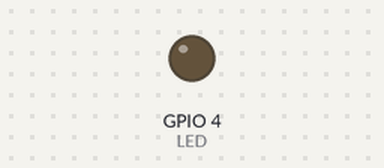
Recording of a program running on a simulated ESP32. On the bench: output pins drawn as LEDs (lit = HIGH). WiFi joins after 1.5 s; servers stay silent unless stated; no MQTT or app messages arrive unless stated; the camera gives no picture; what the program prints to the serial monitor is not drawn.

Above: at 2.0 s.
Timing chart, 0 to 3.5 s (numbered marks = the images above):
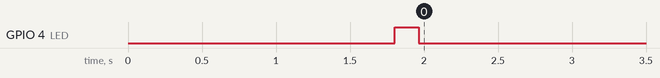

The program:

main.cpp
```cpp
#include <Arduino.h>

// Enable Debug interface and serial prints over UART1
#define DEGUB_ESP

// WiFi libraries
#include <WiFi.h>
#include "esp_wifi.h"

// MQTT
extern "C"
{
#include "freertos/FreeRTOS.h"
#include "freertos/timers.h"
}

#include <AsyncMqttClient.h>

// Camera related
#include "esp_camera.h"
#include "esp_timer.h"
#include "img_converters.h"

#include "fb_gfx.h"
#include "fd_forward.h"
#include "fr_forward.h"
//#include "dl_lib.h"

#include "driver/adc.h"
#include <esp_bt.h>

// Connection timeout;
#define CON_TIMEOUT 10 * 1000 // milliseconds

// Not using Deep Sleep on PCB because TPL5110 timer takes over.
#define TIME_TO_SLEEP (uint64_t)30 * 60 * 1000 * 1000 // 10*60*1000*1000   // microseconds

// WiFi Credentials
#define WIFI_SSID "WIFI"
#define WIFI_PASSWORD "PASS"

// Set your Static IP address
IPAddress local_IP(192, 168, 100, 30);
// Set your Gateway IP address
IPAddress gateway(192, 168, 100, 1);
IPAddress subnet(255, 255, 0, 0);

// MQTT Broker configuration
#define MQTT_HOST "MQTT_HOST"
#define MQTT_PORT 1883
#define USERNAME "MQTT_broaker"
#define PASSWORD "pass"
#define TOPIC_PIC "test"

#define LED 4

#ifdef DEGUB_ESP
#define DBG(x) Serial.println(x)
#else
#define DBG(...)
#endif

// Camera buffer, URL and picture name
camera_fb_t *fb = NULL;

// MQTT callback
AsyncMqttClient mqttClient;
TimerHandle_t mqttReconnectTimer;
TimerHandle_t wifiReconnectTimer;

bool camera_init()
{
  // IF USING A DIFFERENT BOARD, NEED DIFFERENT PINs
  camera_config_t config;
  config.ledc_channel = LEDC_CHANNEL_0;
  config.ledc_timer = LEDC_TIMER_0;
  config.pin_d0 = 5;
  config.pin_d1 = 18;
  config.pin_d2 = 19;
  config.pin_d3 = 21;
  config.pin_d4 = 36;
  config.pin_d5 = 39;
  config.pin_d6 = 34;
  config.pin_d7 = 35;
  config.pin_xclk = 0;
  config.pin_pclk = 22;
  config.pin_vsync = 25;
  config.pin_href = 23;
  config.pin_sscb_sda = 26;
  config.pin_sscb_scl = 27;
  config.pin_pwdn = 32;
  config.pin_reset = -1;
  config.xclk_freq_hz = 20000000;
  config.pixel_format = PIXFORMAT_JPEG;

  // init with high specs to pre-allocate larger buffers
  config.frame_size = FRAMESIZE_UXGA; // set picture size, FRAMESIZE_QQVGA = 1600x1200
  config.jpeg_quality = 30;           // quality of JPEG output. 0-63 lower means higher quality
  config.fb_count = 2;

  // camera init
  esp_err_t err = esp_camera_init(&config);
  if (err != ESP_OK)
  {
    Serial.print("Camera init failed with error 0x%x");
    DBG(err);
    return false;
  }
  else
  {
    return true;
  }
}

void deep_sleep()
{
  DBG("Going to sleep after: " + String(millis()) + "ms");
  Serial.flush();
  WiFi.disconnect(true);
  WiFi.mode(WIFI_OFF);
  btStop();

  esp_wifi_stop();
  esp_bt_controller_disable();
  // SD card
  pinMode(14, INPUT);
  pinMode(12, INPUT_PULLUP);
  pinMode(13, INPUT_PULLUP);
  pinMode(15, INPUT_PULLUP);
  pinMode(2, INPUT_PULLUP);
  pinMode(4, INPUT);
  // Camera
  pinMode(36, INPUT);
  pinMode(39, INPUT);
  pinMode(34, INPUT);
  pinMode(35, INPUT);
  pinMode(25, INPUT);
  pinMode(0, INPUT);
  pinMode(5, INPUT);
  pinMode(18, INPUT);
  pinMode(19, INPUT);
  pinMode(21, INPUT);
  pinMode(22, INPUT_PULLDOWN);
  pinMode(23, INPUT);
  pinMode(32, INPUT);
  pinMode(26, INPUT_PULLUP);
  pinMode(27, INPUT_PULLUP);

  pinMode(33, INPUT_PULLUP);

  esp_deep_sleep_start();
}

void connectWiFi()
{

  DBG("Connecting to Wi-Fi...");
  WiFi.begin(WIFI_SSID, WIFI_PASSWORD);

  while (WiFi.status() != WL_CONNECTED && millis() < CON_TIMEOUT)
  {
    delay(500);
    Serial.print(".");
  }

  if (WiFi.status() != WL_CONNECTED)
  {
    DBG("Failed to connect to WiFi");
    delay(500);
    deep_sleep();
  }

  DBG();
  DBG("IP address: ");
  DBG(WiFi.localIP());
}

void connectMQTT()
{
  DBG("Connecting to MQTT...");
  mqttClient.connect();

  while (!mqttClient.connected() && millis() < CON_TIMEOUT)
  {
    delay(500);
    Serial.print(".");
  }

  if (!mqttClient.connected())
  {
    DBG("Failed to connect to MQTT Broker");
    deep_sleep();
  }
}

bool take_picture()
{
  DBG("Taking picture now");
  fb = esp_camera_fb_get();

  if (!fb)
  {
    DBG("Camera capture failed");
    return false;
  }

  DBG("Camera capture success");

  return true;
}

void onMqttConnect(bool sessionPresent)
{
  // Take picture
  digitalWrite(LED, HIGH);
  delay(100);
  take_picture();
  digitalWrite(LED, LOW);

  // Publish picture
  const char *pic_buf = (const char *)(fb->buf);
  size_t length = fb->len;
  mqttClient.publish(TOPIC_PIC, 1, false, pic_buf, length);
}

void onMqttPublish(uint16_t packetId)
{
  Serial.println("Publish acknowledged.");
  Serial.print("  packetId: ");
  Serial.println(packetId);
  deep_sleep();
}

void setup()
{
#ifdef DEGUB_ESP
  Serial.begin(115200);
  Serial.setDebugOutput(true);
#endif

  pinMode(LED, OUTPUT);

  setCpuFrequencyMhz(80);

  /*if (!WiFi.config(local_IP, gateway, subnet))
  {
    DBG("STA Failed to configure");
  }*/

  // Configure MQTT Broker and callback
  mqttReconnectTimer = xTimerCreate("mqttTimer", pdMS_TO_TICKS(2000), pdFALSE, (void *)0, reinterpret_cast<TimerCallbackFunction_t>(connectMQTT));
  mqttClient.setCredentials(USERNAME, PASSWORD);
  mqttClient.onConnect(onMqttConnect);
  mqttClient.onPublish(onMqttPublish);
  mqttClient.setServer(MQTT_HOST, MQTT_PORT);

  // Initialize and configure camera
  camera_init();

  // Enable timer wakeup for ESP32 sleep
  esp_sleep_enable_timer_wakeup(TIME_TO_SLEEP);

  connectWiFi();
  connectMQTT();
}

void loop() {}
```
